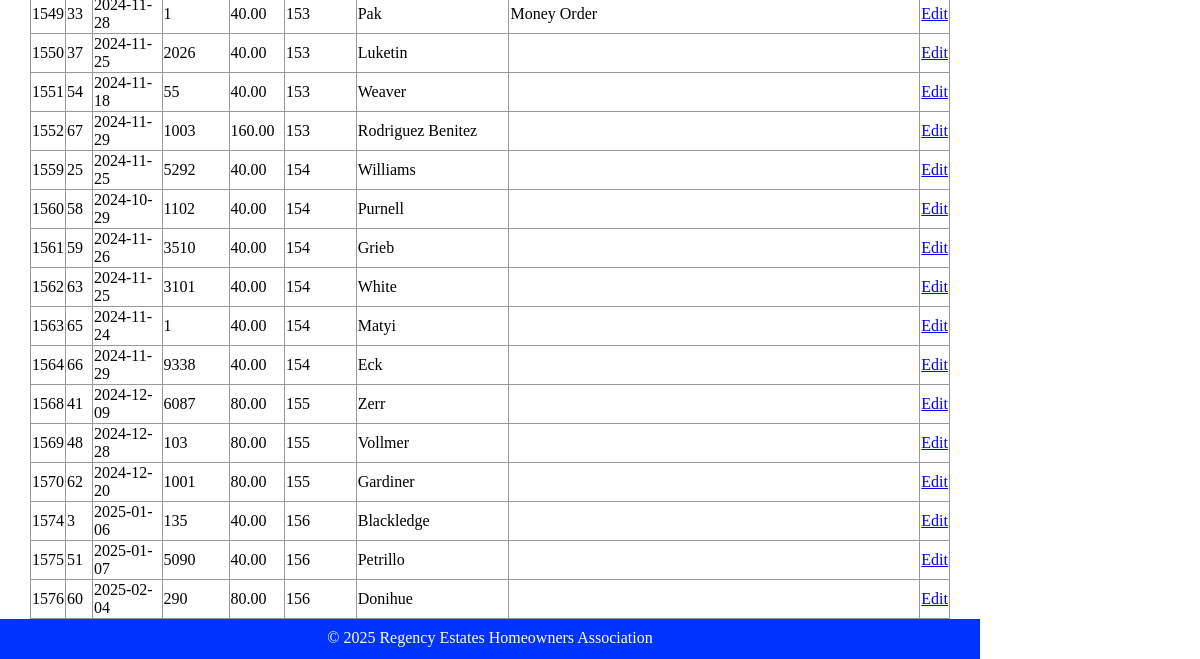
Page /html/public/staff/fees/fee_index.php (lower part) on the earlier database version.
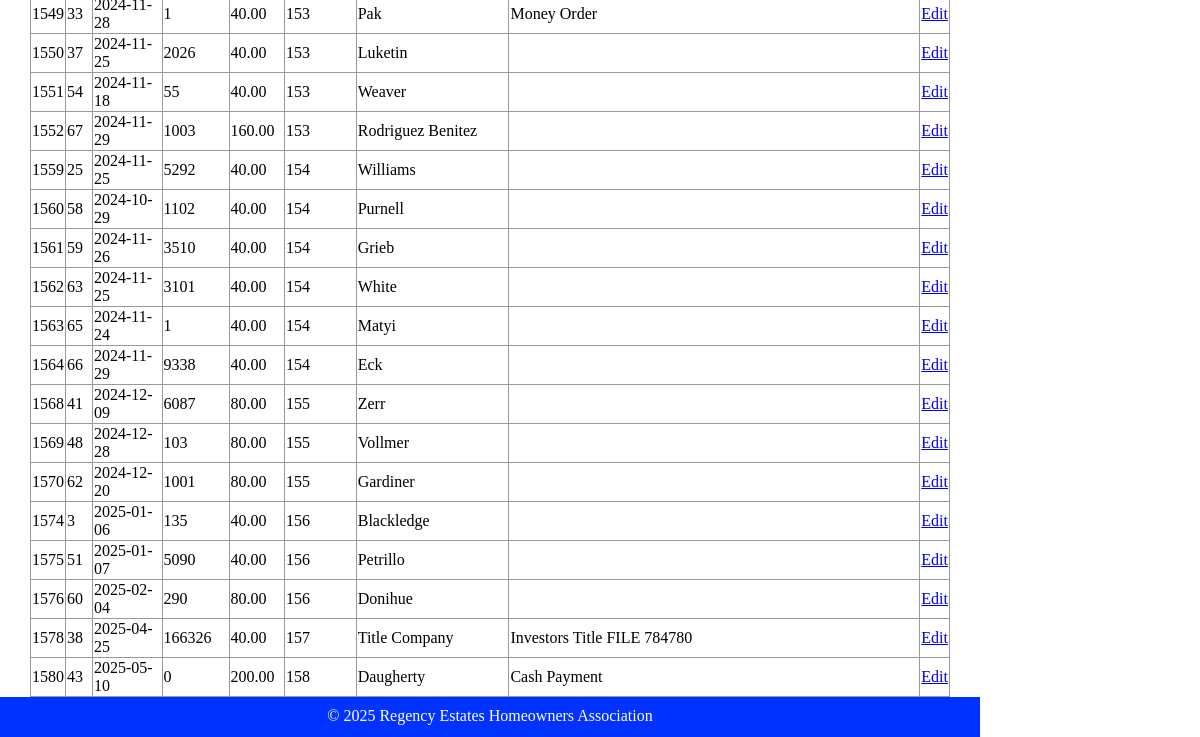
Same page on the later database version.
### tables this page shows
CREATE TABLE `fees` (
  `id` int(11) NOT NULL,
  `dt` date DEFAULT NULL,
  `ck_no` int(11) NOT NULL,
  `amount` decimal(10,2) DEFAULT NULL,
  `fk_lot_id` int(11) NOT NULL,
  `fk_deposit_id` int(11) DEFAULT NULL,
  `note` varchar(250) DEFAULT NULL,
  `payee` varchar(50) DEFAULT NULL
);

### html/private/functions.php (called while the page is built, shortened)
<?php
function url_for($script_path)
{
    if ($script_path[0] != '/')
    {
        $script_path = "/" . $script_path;
    }
    return WWW_ROOT . $script_path;
}
function htmlsc($string = "")
{
    return htmlspecialchars($string);
}
?>

### html/private/fee_functions.php (called while the page is built, shortened)
<?php
  function find_all_fees() {
    global $db;
    $sql = "SELECT * FROM fees WHERE dt >= '2024-01-01' ";
    $result = mysqli_query($db, $sql);
    return $result;
  }
?>

### html/public/staff/fees/fee_index.php (the view, shortened to what this page needs)
<?php
      require_once('../../../private/initialize.php');
      require_once('../../../private/fee_functions.php');
?>
<?php include(SHARED_PATH . '/header.php'); ?>
    <div id="content">
        <div id="regency-menu">
            <table class="list">
                <?php $fee_set = find_all_fees(); ?>
                <?php while($subject = mysqli_fetch_assoc($fee_set)) { ?>
                    <tr>
                        <td><?php echo htmlsc($subject['id']); ?></td>
                        <td><?php echo htmlsc($subject['fk_lot_id']); ?></td>
                        <td><?php echo htmlsc($subject['dt']); ?></td>
                        <td><?php echo htmlsc($subject['ck_no']); ?></td>
                        <td><?php echo htmlsc($subject['amount']); ?></td>
                        <td><?php echo htmlsc($subject['fk_deposit_id']); ?></td>
                        <td><?php echo htmlsc($subject['payee']); ?></td>
                        <td><?php echo htmlsc($subject['note']); ?></td>
                        <td><a class="action" href="<?php echo url_for('/staff/subjects/show.php?id=' . htmlsc(urlencode($subject['id']))); ?>">Edit</a></td>
                    </tr>
                <?php } ?>
            </table>
        </div>
    </div>
<?php include(SHARED_PATH . '/footer.php'); ?>

### html/private/shared/header.php (shortened to what this page needs)
<!doctype html>
<html lang="en">
	<head>
		<link rel="stylesheet" media="all" href="<?php echo url_for('stylesheets/staff.css'); ?>" />
	</head>
	<body>

### html/private/shared/footer.php (shortened to what this page needs)
<footer>
	&copy; <?php echo date('Y'); ?> Regency Estates Homeowners Association
</footer>
</body>
</html>

### html/public/stylesheets/staff.css (style rules this page uses)
html { height: 100%; width: 100%; }
body { height: 1000px; width: 100%; margin: 0; padding: 0; }
#content { width: 920px; min-height: 500px; padding: 0 30px; }
footer { width: 940px; height: 20px; margin: 0 0 10px 0; padding: 10px 20px; background: #0033FF; color: white; text-align: center; }
table { border-collapse: collapse; vertical-align: top; }
table.list { width: 100%; }

Differences in the rows shown:
added fees: id "1578", fk_lot "38", dt "2025-04-25", ck_no "166326", amount "40.00", fk_deposit "157", payee "Title Company", note "Investors Title FILE 784780"
added fees: id "1580", fk_lot "43", dt "2025-05-10", ck_no "0", amount "200.00", fk_deposit "158", payee "Daugherty", note "Cash Payment"
